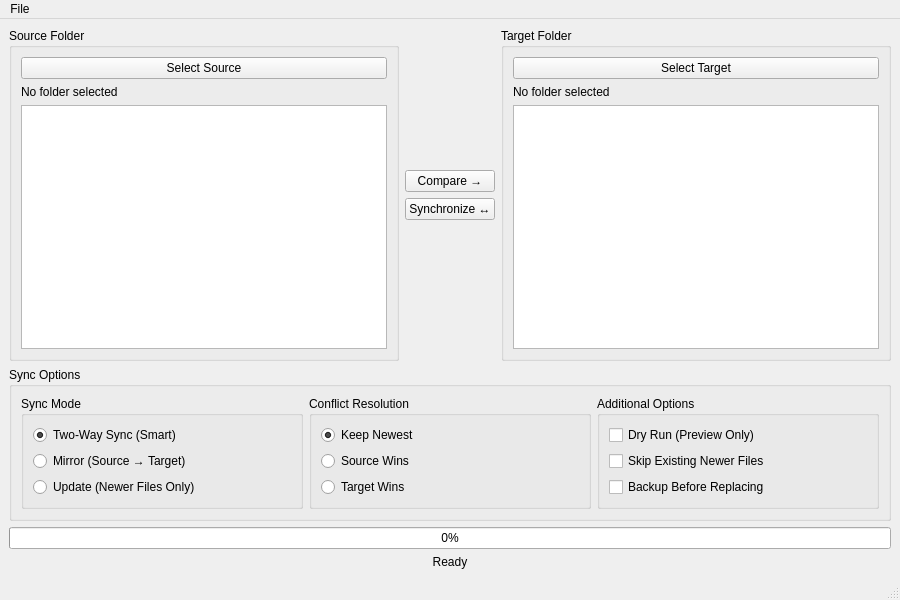
<?xml version='1.0' encoding='utf-8'?>
<ui version="4.0">
 <class>MainWindow</class>
 <widget class="QMainWindow" name="MainWindow">
  <property name="geometry">
   <rect>
    <x>0</x>
    <y>0</y>
    <width>900</width>
    <height>600</height>
   </rect>
  </property>
  <property name="minimumSize">
   <size>
    <width>900</width>
    <height>600</height>
   </size>
  </property>
  <property name="windowTitle">
   <string>Folder Synchronization Tool</string>
  </property>
  <widget class="QWidget" name="centralwidget">
   <layout class="QVBoxLayout" name="verticalLayout">
    <item>
     <layout class="QHBoxLayout" name="horizontalLayout">
      <item>
       <widget class="QGroupBox" name="left_group">
        <property name="title">
         <string>Source Folder</string>
        </property>
        <layout class="QVBoxLayout" name="verticalLayout_2">
         <item>
          <widget class="SecondaryButton" name="select_left_pushButton">
           <property name="text">
            <string>Select Source</string>
           </property>
           <property name="rfuLocale_setText" stdset="0">
            <string notr="true">Legacy.s498e179dee6c281c</string>
           </property>
          </widget>
         </item>
         <item>
          <widget class="QLabel" name="left_directory_label">
           <property name="text">
            <string>No folder selected</string>
           </property>
           <property name="wordWrap">
            <bool>true</bool>
           </property>
           <property name="rfuLocale_setText" stdset="0">
            <string notr="true">Legacy.sd987e033568e0872</string>
           </property>
          </widget>
         </item>
         <item>
          <widget class="QListView" name="left_listView" />
         </item>
        </layout>
        <property name="rfuLocale_setTitle" stdset="0">
         <string notr="true">Legacy.s1a8828b86a5b14da</string>
        </property>
       </widget>
      </item>
      <item>
       <layout class="QVBoxLayout" name="center_layout">
        <item>
         <spacer name="verticalSpacer">
          <property name="orientation">
           <enum>Qt::Vertical</enum>
          </property>
          <property name="sizeHint" stdset="0">
           <size>
            <width>20</width>
            <height>40</height>
           </size>
          </property>
         </spacer>
        </item>
        <item>
         <widget class="SecondaryButton" name="compare_pushButton">
          <property name="text">
           <string>Compare →</string>
          </property>
          <property name="rfuLocale_setText" stdset="0">
           <string notr="true">Legacy.s18ecb5cf5d29ade3</string>
          </property>
         </widget>
        </item>
        <item>
         <widget class="PrimaryButton" name="sync_pushButton">
          <property name="text">
           <string>Synchronize ↔</string>
          </property>
          <property name="rfuLocale_setText" stdset="0">
           <string notr="true">Legacy.sf50e14073af363ec</string>
          </property>
         </widget>
        </item>
        <item>
         <spacer name="verticalSpacer_2">
          <property name="orientation">
           <enum>Qt::Vertical</enum>
          </property>
          <property name="sizeHint" stdset="0">
           <size>
            <width>20</width>
            <height>40</height>
           </size>
          </property>
         </spacer>
        </item>
       </layout>
      </item>
      <item>
       <widget class="QGroupBox" name="right_group">
        <property name="title">
         <string>Target Folder</string>
        </property>
        <layout class="QVBoxLayout" name="verticalLayout_3">
         <item>
          <widget class="SecondaryButton" name="select_right_pushButton">
           <property name="text">
            <string>Select Target</string>
           </property>
           <property name="rfuLocale_setText" stdset="0">
            <string notr="true">Legacy.sbdd155896fd28608</string>
           </property>
          </widget>
         </item>
         <item>
          <widget class="QLabel" name="right_directory_label">
           <property name="text">
            <string>No folder selected</string>
           </property>
           <property name="wordWrap">
            <bool>true</bool>
           </property>
           <property name="rfuLocale_setText" stdset="0">
            <string notr="true">Legacy.sd987e033568e0872</string>
           </property>
          </widget>
         </item>
         <item>
          <widget class="QListView" name="right_listView" />
         </item>
        </layout>
        <property name="rfuLocale_setTitle" stdset="0">
         <string notr="true">Legacy.sb71602b8a84bc07c</string>
        </property>
       </widget>
      </item>
     </layout>
    </item>
    <item>
     <widget class="QGroupBox" name="options_group">
      <property name="title">
       <string>Sync Options</string>
      </property>
      <layout class="QHBoxLayout" name="horizontalLayout_2">
       <item>
        <widget class="QGroupBox" name="sync_mode_group">
         <property name="title">
          <string>Sync Mode</string>
         </property>
         <layout class="QVBoxLayout" name="verticalLayout_4">
          <item>
           <widget class="QRadioButton" name="two_way_radio">
            <property name="text">
             <string>Two-Way Sync (Smart)</string>
            </property>
            <property name="checked">
             <bool>true</bool>
            </property>
            <property name="toolTip">
             <string>Synchronize newer files in both
                                                        directions</string>
            </property>
            <property name="rfuLocale_setText" stdset="0">
             <string notr="true">Legacy.saa64cdd28b0b44f2</string>
            </property>
            <property name="rfuLocale_setToolTip" stdset="0">
             <string notr="true">Legacy.sf3e567a2064e812b</string>
            </property>
           </widget>
          </item>
          <item>
           <widget class="QRadioButton" name="mirror_radio">
            <property name="text">
             <string>Mirror (Source → Target)</string>
            </property>
            <property name="toolTip">
             <string>Make target folder identical to source</string>
            </property>
            <property name="rfuLocale_setText" stdset="0">
             <string notr="true">Legacy.s0ef47ccb42db8541</string>
            </property>
            <property name="rfuLocale_setToolTip" stdset="0">
             <string notr="true">Legacy.s2a06e3b53da9d57a</string>
            </property>
           </widget>
          </item>
          <item>
           <widget class="QRadioButton" name="update_radio">
            <property name="text">
             <string>Update (Newer Files Only)</string>
            </property>
            <property name="toolTip">
             <string>Only copy newer files, don't delete
                                                        anything</string>
            </property>
            <property name="rfuLocale_setText" stdset="0">
             <string notr="true">Legacy.s90d70652ca43c572</string>
            </property>
            <property name="rfuLocale_setToolTip" stdset="0">
             <string notr="true">Legacy.s5fa001974e5130d9</string>
            </property>
           </widget>
          </item>
         </layout>
         <property name="rfuLocale_setTitle" stdset="0">
          <string notr="true">Legacy.sa2914bb63f46e5bd</string>
         </property>
        </widget>
       </item>
       <item>
        <widget class="QGroupBox" name="conflict_group">
         <property name="title">
          <string>Conflict Resolution</string>
         </property>
         <layout class="QVBoxLayout" name="verticalLayout_5">
          <item>
           <widget class="QRadioButton" name="newest_radio">
            <property name="text">
             <string>Keep Newest</string>
            </property>
            <property name="checked">
             <bool>true</bool>
            </property>
            <property name="rfuLocale_setText" stdset="0">
             <string notr="true">Legacy.s144af598e42c5b48</string>
            </property>
           </widget>
          </item>
          <item>
           <widget class="QRadioButton" name="source_radio">
            <property name="text">
             <string>Source Wins</string>
            </property>
            <property name="rfuLocale_setText" stdset="0">
             <string notr="true">Legacy.s9d1f4e739b106079</string>
            </property>
           </widget>
          </item>
          <item>
           <widget class="QRadioButton" name="target_radio">
            <property name="text">
             <string>Target Wins</string>
            </property>
            <property name="rfuLocale_setText" stdset="0">
             <string notr="true">Legacy.s95f9d412ef14fa41</string>
            </property>
           </widget>
          </item>
         </layout>
         <property name="rfuLocale_setTitle" stdset="0">
          <string notr="true">Legacy.s0013b038a135ca4c</string>
         </property>
        </widget>
       </item>
       <item>
        <widget class="QGroupBox" name="additional_options_group">
         <property name="title">
          <string>Additional Options</string>
         </property>
         <layout class="QVBoxLayout" name="verticalLayout_6">
          <item>
           <widget class="QCheckBox" name="dry_run_checkbox">
            <property name="text">
             <string>Dry Run (Preview Only)</string>
            </property>
            <property name="toolTip">
             <string>Show what would happen without making
                                                        changes</string>
            </property>
            <property name="rfuLocale_setText" stdset="0">
             <string notr="true">Legacy.s24b2e84562086068</string>
            </property>
            <property name="rfuLocale_setToolTip" stdset="0">
             <string notr="true">Legacy.sf193edfcd0d06249</string>
            </property>
           </widget>
          </item>
          <item>
           <widget class="QCheckBox" name="skip_newer_checkbox">
            <property name="text">
             <string>Skip Existing Newer Files</string>
            </property>
            <property name="rfuLocale_setText" stdset="0">
             <string notr="true">Legacy.sbc8e4eee9264a1b2</string>
            </property>
           </widget>
          </item>
          <item>
           <widget class="QCheckBox" name="backup_checkbox">
            <property name="text">
             <string>Backup Before Replacing</string>
            </property>
            <property name="rfuLocale_setText" stdset="0">
             <string notr="true">Legacy.s70d1bb10ab42e215</string>
            </property>
           </widget>
          </item>
         </layout>
         <property name="rfuLocale_setTitle" stdset="0">
          <string notr="true">Legacy.sc543d5faa3430e84</string>
         </property>
        </widget>
       </item>
      </layout>
      <property name="rfuLocale_setTitle" stdset="0">
       <string notr="true">Legacy.s97d8a15eeb6a7770</string>
      </property>
     </widget>
    </item>
    <item>
     <widget class="QProgressBar" name="progress_bar">
      <property name="value">
       <number>0</number>
      </property>
     </widget>
    </item>
    <item>
     <widget class="QLabel" name="status_label">
      <property name="text">
       <string>Ready</string>
      </property>
      <property name="alignment">
       <set>Qt::AlignCenter</set>
      </property>
      <property name="rfuLocale_setText" stdset="0">
       <string notr="true">Legacy.s5fa7aac5375c5815</string>
      </property>
     </widget>
    </item>
   </layout>
  </widget>
  <widget class="QMenuBar" name="menubar">
   <property name="geometry">
    <rect>
     <x>0</x>
     <y>0</y>
     <width>796</width>
     <height>18</height>
    </rect>
   </property>
   <widget class="QMenu" name="menuExit">
    <property name="title">
     <string>File</string>
    </property>
    <addaction name="actionExit" />
    <property name="rfuLocale_setTitle" stdset="0">
     <string notr="true">Legacy.s50009ce1da4d15e1</string>
    </property>
   </widget>
   <addaction name="menuExit" />
  </widget>
  <widget class="QStatusBar" name="statusbar" />
  <action name="actionExit">
   <property name="text">
    <string>Exit</string>
   </property>
   <property name="shortcut">
    <string>Ctrl+Q</string>
   </property>
   <property name="toolTip">
    <string>Exit the application</string>
   </property>
   <property name="rfuLocale_setText" stdset="0">
    <string notr="true">Legacy.sd17d84a604994b72</string>
   </property>
   <property name="rfuLocale_setToolTip" stdset="0">
    <string notr="true">Legacy.s477d73f6667a48e0</string>
   </property>
  </action>
  <property name="rfuLocale_setWindowTitle" stdset="0">
   <string notr="true">Legacy.sc6fb789bb976c1a5</string>
  </property>
 </widget>
 <resources />
 <connections />
 <customwidgets>
  <customwidget>
   <class>PrimaryButton</class>
   <extends>QPushButton</extends>
   <header>src.gui.components.buttons</header>
  </customwidget>
  <customwidget>
   <class>SecondaryButton</class>
   <extends>QPushButton</extends>
   <header>src.gui.components.buttons</header>
  </customwidget>
 </customwidgets>
 <tabstops>
  <tabstop>select_left_pushButton</tabstop>
  <tabstop>select_right_pushButton</tabstop>
  <tabstop>compare_pushButton</tabstop>
  <tabstop>dry_run_checkbox</tabstop>
  <tabstop>skip_newer_checkbox</tabstop>
  <tabstop>backup_checkbox</tabstop>
  <tabstop>sync_pushButton</tabstop>
 </tabstops>
</ui>
